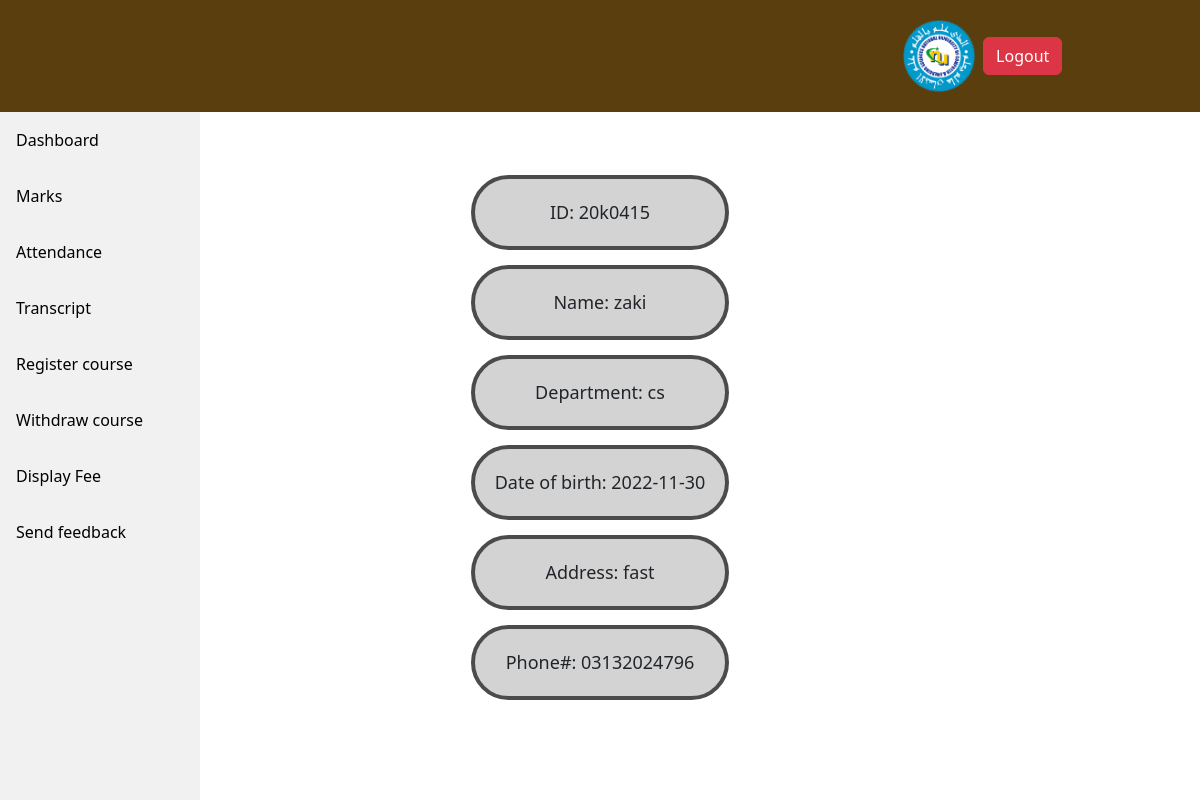
The app's page /student/student.php (signed in) with its own data.
### tables this page shows
CREATE TABLE `student_info` (
  `roll_no` varchar(10) NOT NULL,
  `name` text NOT NULL,
  `department` varchar(25) NOT NULL,
  `date_of_birth` date NOT NULL,
  `address` text NOT NULL,
  `phone_no` varchar(11) NOT NULL,
  `password` varchar(50) NOT NULL,
  `dt` datetime NOT NULL DEFAULT current_timestamp()
);

### student/student.php (the view, shortened to what this page needs)
<?php
    $server = "localhost";
    $username = "root";
    $password = "";
    $con = mysqli_connect($server, $username, $password);
    $roll_no=$_SESSION['LoginStudent'];
?>
<!DOCTYPE html>
<html lang="en">
<head>
    <link href="https://cdn.jsdelivr.net/npm/bootstrap@5.2.3/dist/css/bootstrap.min.css" rel="stylesheet"
>
    <link rel="stylesheet" href="student.css">
</head>
<body>
<nav class="main-nav">
<div class="nav text-center">
        <div class="g-col-6 g-col-md-4">
                <li><a href="student.php"><img src="logo.png"></a></li>
                <li><a href="../login/logout.php"> <button type="button" class="btn btn-danger">Logout</button></a></li>
        </nav>
<div class="sidebar">
        <a href="student.php">Dashboard</a>
        <a href="display marks.php">Marks</a>
        <a href="disp_s_attendance.php">Attendance</a>
         <a href="transcript.php">Transcript</a>
         <a href="register course.php">Register course</a>
         <a href="withdraw course.php">Withdraw course</a>
         <a href="display fee.php">Display Fee</a>
         <a href="coursefeedback.php">Send feedback</a>
      </div>
      <?php
    $query="select * from eims.student_info where roll_no='$roll_no'";
$run=mysqli_query($con,$query);
while ($row=mysqli_fetch_array($run)) {
?>
<div class="grid_container">
<div class="grid text-center">
        <div class="g-col-6 g-col-md-4">
        <br>
        <br>
  <ul>ID:
  <?php echo $row['roll_no'];?></ul>
  <ul>Name:
  <?php echo $row['name'];?></ul>
  <ul>Department:
  <?php echo $row['department'];?></ul>
  <ul>Date of birth:
  <?php echo $row['date_of_birth'];?></ul>
  <ul>Address:
  <?php echo $row['address'];?></ul>
  <ul>Phone#:
  <?php echo $row['phone_no'];
    $con->close();}?></ul>
</div>
</div>
</div>
</body>
</html>

### student/student.css (style rules this page uses)
.sidebar { margin: 0; padding: 0; width: 200px; background-color: #f1f1f1; position: fixed; display: inline block; height: 100%; overflow: auto; }
.sidebar a { display: block; color: black; padding: 16px; text-decoration: none; }
nav { position: sticky; background-color: #03473e; padding: 20px; top: 0px; text-align: center; }
nav li { width: 20%; display: inline-block; font-size: 24px; text-align: center; }
nav li a { text-decoration: none; color: #4b4b4b; }

### student/student.php (style rules this page uses)
.sidebar a { display: block; color: black; padding: 16px; text-decoration: none; }
.grid_container { display: flex; justify-content:center; }
ul { text-align: center; font-size: large; margin: 15px 15px; padding:20px; border-radius: 40px; border: 4px solid #4b4b4b; background-color: lightgray; }
nav li { width: 20%; display: inline-block; font-size: 24px; text-align: center; }
nav li a { text-decoration: none; color: #4b4b4b; }
nav { position: sticky; padding: 20px; background-color: rgb(90, 62, 14); }
img { max-width: 90%; }
.main-nav { display: flex; justify-content:right; }

### records on screen
student_info: roll_no "20k0415", name "zaki", department "cs", date_of_birth "2022-11-30", address "fast", phone_no "03132024796"
